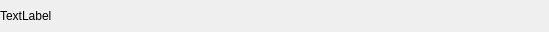
     <widget class="QWidget" name="topbar" native="true">
      <property name="minimumSize">
       <size>
        <width>0</width>
        <height>32</height>
       </size>
      </property>
      <property name="maximumSize">
       <size>
        <width>16777215</width>
        <height>32</height>
       </size>
      </property>
      <property name="styleSheet">
       <string notr="true">#topbar{
border: 1px solid none;
border-bottom-color:black;
}
</string>
      </property>
      <layout class="QHBoxLayout" name="horizontalLayout_3">
       <property name="spacing">
        <number>0</number>
       </property>
       <property name="leftMargin">
        <number>0</number>
       </property>
       <property name="topMargin">
        <number>0</number>
       </property>
       <property name="rightMargin">
        <number>0</number>
       </property>
       <property name="bottomMargin">
        <number>0</number>
       </property>
       <item alignment="Qt::AlignRight">
        <widget class="QLabel" name="label_13">
         <property name="text">
          <string>TextLabel</string>
         </property>
        </widget>
       </item>
       <item>
        <spacer name="horizontalSpacer">
         <property name="orientation">
          <enum>Qt::Horizontal</enum>
         </property>
         <property name="sizeHint" stdset="0">
          <size>
           <width>285</width>
           <height>20</height>
          </size>
         </property>
        </spacer>
       </item>
       <item>
        <widget class="ZoomAdjust" name="zoomPart" native="true">
         <property name="minimumSize">
          <size>
           <width>200</width>
           <height>0</height>
          </size>
         </property>
         <property name="maximumSize">
          <size>
           <width>16777215</width>
           <height>16777215</height>
          </size>
         </property>
        </widget>
       </item>
       <item>
        <widget class="QWidget" name="widget" native="true">
         <property name="minimumSize">
          <size>
           <width>12</width>
           <height>0</height>
          </size>
         </property>
        </widget>
       </item>
      </layout>
     </widget>
